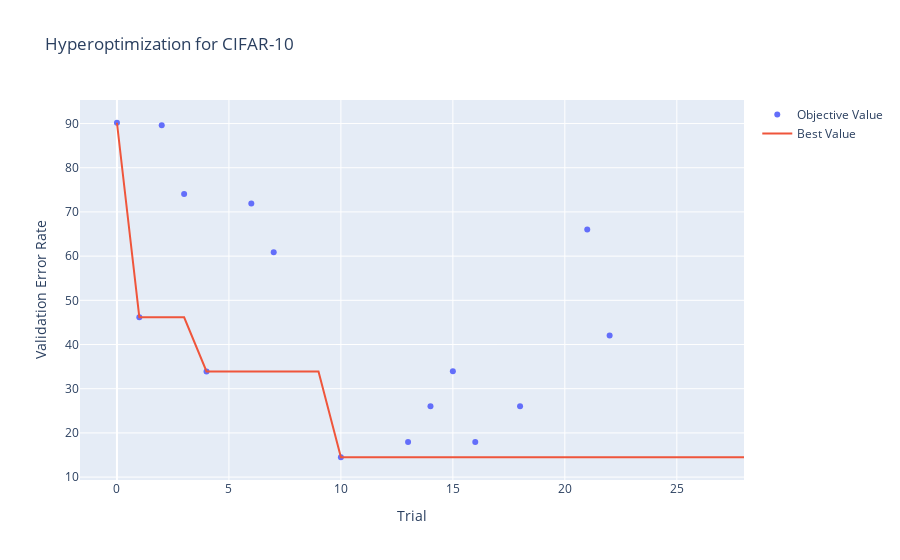

The notebook cell this image was saved under:
### Code cell
study_name = "fast_cifar"

try:
    initial_study = optuna.load_study(
        study_name=study_name, storage=HP_OPT_STORAGE_NAME
    )
    print(f"Study loaded with {len(initial_study.trials)} trials")
except KeyError:
    print(f"Study {study_name} not found. Creating a new one.")
    initial_study = optuna.create_study(
        study_name=study_name, storage=HP_OPT_STORAGE_NAME
    )
    initial_study.optimize(
        lambda trial: hyperparameter_optimization(
            trial=trial,
            dataset_name="MNIST",
            slow=True,
        ),
        n_trials=100,
    )

trials_df: pd.DataFrame = initial_study.trials_dataframe()

columns_mapper = {
    x: x.removeprefix("params_") for x in trials_df.columns if x.startswith("params")
}
columns_mapper["value"] = "error_rate"


trials_df = (
    trials_df.rename(columns=columns_mapper)
    .drop(
        columns=[
            "number",
            "datetime_start",
            "datetime_complete",
            "state",
        ]
    )
    .dropna()
    .sort_values(by="error_rate", ascending=True)
)

fig: Figure = optuna.visualization.plot_optimization_history(initial_study)

fig.update_layout(
    title="Hyperoptimization for CIFAR-10", yaxis_title="Validation Error Rate"
)


fig.show()

fig.write_html("../plots/fast_cifar10_hyperparam_optimization.html")

# fig.write_image(file="../plots/fast_mnist_hyperparam_optimization.png")

### Figure 1 — Plotly figure (JSON) as saved in the notebook; plotly's stock layout.template omitted (floating-point values rounded to 4 significant figures)
{"data": [{"mode": "markers", "name": "Objective Value", "type": "scatter", "x": [0, 1, 2, 3, 4, 6, 7, 10, 13, 14, 15, 16, 18, 21, 22], "y": [90.18, 46.15, 89.62, 74.08, 33.92, 71.92, 60.9, 14.49, 17.94, 26.06, 33.94, 17.96, 26.04, 66.0, 42.03]}, {"mode": "lines", "name": "Best Value", "type": "scatter", "x": [0, 1, 2, 3, 4, 5, 6, 7, 8, 9, 10, 11, 12, 13, 14, 15, 16, 17, 18, 19, 20, 21, 22, 23, 24, 25, 26, 27, 28], "y": [90.18, 46.15, 46.15, 46.15, 33.92, 33.92, 33.92, 33.92, 33.92, 33.92, 14.49, 14.49, 14.49, 14.49, 14.49, 14.49, 14.49, 14.49, 14.49, 14.49, 14.49, 14.49, 14.49, 14.49, 14.49, 14.49, 14.49, 14.49, 14.49]}, {"marker": {"color": "#cccccc"}, "mode": "markers", "name": "Infeasible Trial", "showlegend": false, "type": "scatter", "x": [], "y": []}], "layout": {"title": {"text": "Hyperoptimization for CIFAR-10"}, "xaxis": {"title": {"text": "Trial"}}, "yaxis": {"title": {"text": "Validation Error Rate"}}}}
